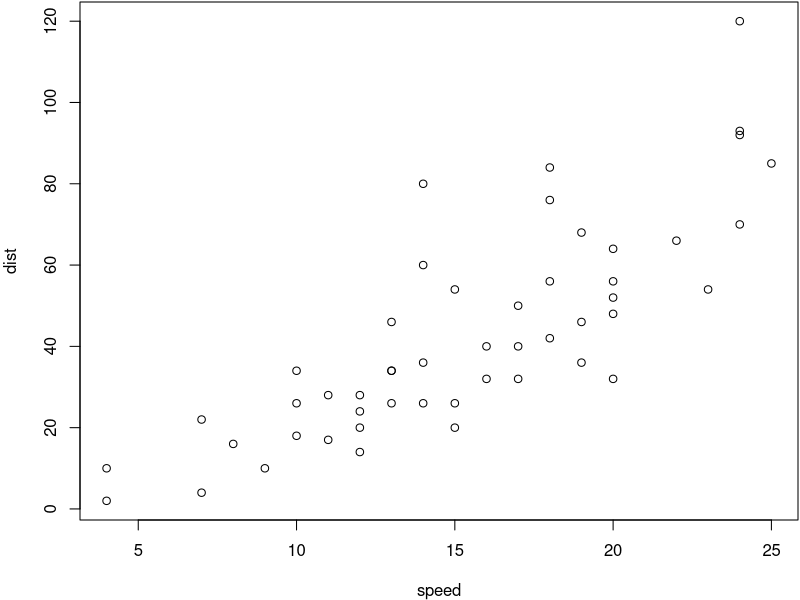

Generate this figure with R:
## ---- chunk 1
knitr::opts_chunk$set(echo = T, message=F, warning=F, error=F,
                      comment=NA, cache=F)
# in practice suggest (word不支持）: out.width='75%', fig.asp=.75, fig.align='center'
## ---- chunk 2
par(mar = c(4, 4, .1, .1))
plot(cars)
## ---- chunk 3
knitr::kable(
  head(mtcars[, 1:5], 5), booktabs = TRUE,
  caption = 'mtcars数据'
)
